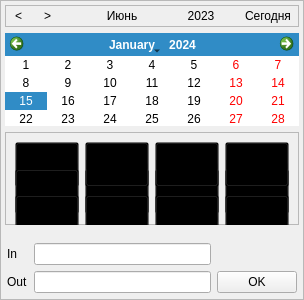
<?xml version="1.0" encoding="UTF-8"?>
<ui version="4.0">
 <class>CustomCalendar</class>
 <widget class="QFrame" name="CustomCalendar">
  <property name="geometry">
   <rect>
    <x>0</x>
    <y>0</y>
    <width>304</width>
    <height>300</height>
   </rect>
  </property>
  <property name="minimumSize">
   <size>
    <width>300</width>
    <height>300</height>
   </size>
  </property>
  <property name="maximumSize">
   <size>
    <width>304</width>
    <height>300</height>
   </size>
  </property>
  <property name="windowTitle">
   <string>Frame</string>
  </property>
  <layout class="QVBoxLayout" name="verticalLayout">
   <property name="spacing">
    <number>0</number>
   </property>
   <property name="leftMargin">
    <number>0</number>
   </property>
   <property name="topMargin">
    <number>0</number>
   </property>
   <property name="rightMargin">
    <number>0</number>
   </property>
   <property name="bottomMargin">
    <number>0</number>
   </property>
   <item>
    <widget class="QFrame" name="frame_3">
     <property name="frameShape">
      <enum>QFrame::StyledPanel</enum>
     </property>
     <property name="frameShadow">
      <enum>QFrame::Raised</enum>
     </property>
     <layout class="QVBoxLayout" name="verticalLayout_4">
      <property name="leftMargin">
       <number>4</number>
      </property>
      <property name="topMargin">
       <number>4</number>
      </property>
      <property name="rightMargin">
       <number>4</number>
      </property>
      <property name="bottomMargin">
       <number>4</number>
      </property>
      <item>
       <widget class="QFrame" name="frame">
        <property name="styleSheet">
         <string notr="true">QPushButton {
	padding: 2px 2px;
	border: none;
	background-color: transparent;
}</string>
        </property>
        <property name="frameShape">
         <enum>QFrame::StyledPanel</enum>
        </property>
        <property name="frameShadow">
         <enum>QFrame::Raised</enum>
        </property>
        <layout class="QHBoxLayout" name="horizontalLayout">
         <property name="spacing">
          <number>4</number>
         </property>
         <property name="leftMargin">
          <number>0</number>
         </property>
         <property name="topMargin">
          <number>0</number>
         </property>
         <property name="rightMargin">
          <number>0</number>
         </property>
         <property name="bottomMargin">
          <number>0</number>
         </property>
         <item>
          <widget class="QPushButton" name="smallBackBtn">
           <property name="sizePolicy">
            <sizepolicy hsizetype="Fixed" vsizetype="Fixed">
             <horstretch>0</horstretch>
             <verstretch>0</verstretch>
            </sizepolicy>
           </property>
           <property name="minimumSize">
            <size>
             <width>25</width>
             <height>0</height>
            </size>
           </property>
           <property name="maximumSize">
            <size>
             <width>25</width>
             <height>16777215</height>
            </size>
           </property>
           <property name="cursor">
            <cursorShape>PointingHandCursor</cursorShape>
           </property>
           <property name="focusPolicy">
            <enum>Qt::NoFocus</enum>
           </property>
           <property name="text">
            <string>&lt;</string>
           </property>
          </widget>
         </item>
         <item>
          <widget class="QPushButton" name="smallFwdBtn">
           <property name="sizePolicy">
            <sizepolicy hsizetype="Fixed" vsizetype="Fixed">
             <horstretch>0</horstretch>
             <verstretch>0</verstretch>
            </sizepolicy>
           </property>
           <property name="minimumSize">
            <size>
             <width>25</width>
             <height>0</height>
            </size>
           </property>
           <property name="maximumSize">
            <size>
             <width>25</width>
             <height>16777215</height>
            </size>
           </property>
           <property name="cursor">
            <cursorShape>PointingHandCursor</cursorShape>
           </property>
           <property name="focusPolicy">
            <enum>Qt::NoFocus</enum>
           </property>
           <property name="text">
            <string>&gt;</string>
           </property>
          </widget>
         </item>
         <item>
          <spacer name="horizontalSpacer">
           <property name="orientation">
            <enum>Qt::Horizontal</enum>
           </property>
           <property name="sizeHint" stdset="0">
            <size>
             <width>2</width>
             <height>20</height>
            </size>
           </property>
          </spacer>
         </item>
         <item>
          <widget class="QPushButton" name="btnMonth">
           <property name="sizePolicy">
            <sizepolicy hsizetype="Fixed" vsizetype="Fixed">
             <horstretch>0</horstretch>
             <verstretch>0</verstretch>
            </sizepolicy>
           </property>
           <property name="minimumSize">
            <size>
             <width>100</width>
             <height>0</height>
            </size>
           </property>
           <property name="maximumSize">
            <size>
             <width>100</width>
             <height>16777215</height>
            </size>
           </property>
           <property name="cursor">
            <cursorShape>PointingHandCursor</cursorShape>
           </property>
           <property name="focusPolicy">
            <enum>Qt::NoFocus</enum>
           </property>
           <property name="text">
            <string>Июнь</string>
           </property>
          </widget>
         </item>
         <item>
          <widget class="QPushButton" name="btnYear">
           <property name="sizePolicy">
            <sizepolicy hsizetype="Fixed" vsizetype="Fixed">
             <horstretch>0</horstretch>
             <verstretch>0</verstretch>
            </sizepolicy>
           </property>
           <property name="minimumSize">
            <size>
             <width>50</width>
             <height>0</height>
            </size>
           </property>
           <property name="maximumSize">
            <size>
             <width>50</width>
             <height>16777215</height>
            </size>
           </property>
           <property name="cursor">
            <cursorShape>PointingHandCursor</cursorShape>
           </property>
           <property name="focusPolicy">
            <enum>Qt::NoFocus</enum>
           </property>
           <property name="text">
            <string>2023</string>
           </property>
          </widget>
         </item>
         <item>
          <spacer name="horizontalSpacer_2">
           <property name="orientation">
            <enum>Qt::Horizontal</enum>
           </property>
           <property name="sizeHint" stdset="0">
            <size>
             <width>2</width>
             <height>20</height>
            </size>
           </property>
          </spacer>
         </item>
         <item>
          <widget class="QPushButton" name="todayBtn">
           <property name="sizePolicy">
            <sizepolicy hsizetype="Fixed" vsizetype="Fixed">
             <horstretch>0</horstretch>
             <verstretch>0</verstretch>
            </sizepolicy>
           </property>
           <property name="minimumSize">
            <size>
             <width>60</width>
             <height>0</height>
            </size>
           </property>
           <property name="maximumSize">
            <size>
             <width>75</width>
             <height>16777215</height>
            </size>
           </property>
           <property name="cursor">
            <cursorShape>PointingHandCursor</cursorShape>
           </property>
           <property name="focusPolicy">
            <enum>Qt::NoFocus</enum>
           </property>
           <property name="styleSheet">
            <string notr="true"/>
           </property>
           <property name="text">
            <string>Сегодня</string>
           </property>
          </widget>
         </item>
        </layout>
       </widget>
      </item>
      <item>
       <layout class="QVBoxLayout" name="verticalLayout_5">
        <property name="topMargin">
         <number>0</number>
        </property>
        <property name="bottomMargin">
         <number>10</number>
        </property>
        <item>
         <widget class="CustomCalendarWidget" name="calendarWidget">
          <property name="sizePolicy">
           <sizepolicy hsizetype="Preferred" vsizetype="Expanding">
            <horstretch>0</horstretch>
            <verstretch>0</verstretch>
           </sizepolicy>
          </property>
          <property name="focusPolicy">
           <enum>Qt::NoFocus</enum>
          </property>
          <property name="horizontalHeaderFormat">
           <enum>QCalendarWidget::ShortDayNames</enum>
          </property>
          <property name="verticalHeaderFormat">
           <enum>QCalendarWidget::NoVerticalHeader</enum>
          </property>
         </widget>
        </item>
        <item>
         <widget class="ScrollableCalendarFrame" name="buttonsFrame">
          <property name="sizePolicy">
           <sizepolicy hsizetype="Preferred" vsizetype="Expanding">
            <horstretch>0</horstretch>
            <verstretch>0</verstretch>
           </sizepolicy>
          </property>
          <property name="styleSheet">
           <string notr="true">QPushButton {
	padding: 0px;
	background-color: transparent;
}</string>
          </property>
          <property name="frameShape">
           <enum>QFrame::StyledPanel</enum>
          </property>
          <property name="frameShadow">
           <enum>QFrame::Raised</enum>
          </property>
          <layout class="QGridLayout" name="gridLayout">
           <item row="1" column="3">
            <widget class="QPushButton" name="btn8">
             <property name="minimumSize">
              <size>
               <width>0</width>
               <height>45</height>
              </size>
             </property>
             <property name="cursor">
              <cursorShape>PointingHandCursor</cursorShape>
             </property>
             <property name="focusPolicy">
              <enum>Qt::NoFocus</enum>
             </property>
             <property name="text">
              <string>PushButton</string>
             </property>
            </widget>
           </item>
           <item row="0" column="3">
            <widget class="QPushButton" name="btn4">
             <property name="minimumSize">
              <size>
               <width>0</width>
               <height>45</height>
              </size>
             </property>
             <property name="cursor">
              <cursorShape>PointingHandCursor</cursorShape>
             </property>
             <property name="focusPolicy">
              <enum>Qt::NoFocus</enum>
             </property>
             <property name="text">
              <string>PushButton</string>
             </property>
            </widget>
           </item>
           <item row="1" column="2">
            <widget class="QPushButton" name="btn7">
             <property name="minimumSize">
              <size>
               <width>0</width>
               <height>45</height>
              </size>
             </property>
             <property name="cursor">
              <cursorShape>PointingHandCursor</cursorShape>
             </property>
             <property name="focusPolicy">
              <enum>Qt::NoFocus</enum>
             </property>
             <property name="text">
              <string>PushButton</string>
             </property>
            </widget>
           </item>
           <item row="0" column="0">
            <widget class="QPushButton" name="btn1">
             <property name="minimumSize">
              <size>
               <width>0</width>
               <height>45</height>
              </size>
             </property>
             <property name="cursor">
              <cursorShape>PointingHandCursor</cursorShape>
             </property>
             <property name="focusPolicy">
              <enum>Qt::NoFocus</enum>
             </property>
             <property name="text">
              <string>PushButton</string>
             </property>
            </widget>
           </item>
           <item row="0" column="2">
            <widget class="QPushButton" name="btn3">
             <property name="minimumSize">
              <size>
               <width>0</width>
               <height>45</height>
              </size>
             </property>
             <property name="cursor">
              <cursorShape>PointingHandCursor</cursorShape>
             </property>
             <property name="focusPolicy">
              <enum>Qt::NoFocus</enum>
             </property>
             <property name="text">
              <string>PushButton</string>
             </property>
            </widget>
           </item>
           <item row="1" column="1">
            <widget class="QPushButton" name="btn6">
             <property name="minimumSize">
              <size>
               <width>0</width>
               <height>45</height>
              </size>
             </property>
             <property name="cursor">
              <cursorShape>PointingHandCursor</cursorShape>
             </property>
             <property name="focusPolicy">
              <enum>Qt::NoFocus</enum>
             </property>
             <property name="text">
              <string>PushButton</string>
             </property>
            </widget>
           </item>
           <item row="0" column="1">
            <widget class="QPushButton" name="btn2">
             <property name="minimumSize">
              <size>
               <width>0</width>
               <height>45</height>
              </size>
             </property>
             <property name="cursor">
              <cursorShape>PointingHandCursor</cursorShape>
             </property>
             <property name="focusPolicy">
              <enum>Qt::NoFocus</enum>
             </property>
             <property name="text">
              <string>PushButton</string>
             </property>
            </widget>
           </item>
           <item row="1" column="0">
            <widget class="QPushButton" name="btn5">
             <property name="minimumSize">
              <size>
               <width>0</width>
               <height>45</height>
              </size>
             </property>
             <property name="cursor">
              <cursorShape>PointingHandCursor</cursorShape>
             </property>
             <property name="focusPolicy">
              <enum>Qt::NoFocus</enum>
             </property>
             <property name="text">
              <string>PushButton</string>
             </property>
            </widget>
           </item>
           <item row="2" column="0">
            <widget class="QPushButton" name="btn9">
             <property name="minimumSize">
              <size>
               <width>0</width>
               <height>45</height>
              </size>
             </property>
             <property name="cursor">
              <cursorShape>PointingHandCursor</cursorShape>
             </property>
             <property name="focusPolicy">
              <enum>Qt::NoFocus</enum>
             </property>
             <property name="text">
              <string>PushButton</string>
             </property>
            </widget>
           </item>
           <item row="2" column="1">
            <widget class="QPushButton" name="btn10">
             <property name="minimumSize">
              <size>
               <width>0</width>
               <height>45</height>
              </size>
             </property>
             <property name="cursor">
              <cursorShape>PointingHandCursor</cursorShape>
             </property>
             <property name="focusPolicy">
              <enum>Qt::NoFocus</enum>
             </property>
             <property name="text">
              <string>PushButton</string>
             </property>
            </widget>
           </item>
           <item row="2" column="2">
            <widget class="QPushButton" name="btn11">
             <property name="minimumSize">
              <size>
               <width>0</width>
               <height>45</height>
              </size>
             </property>
             <property name="cursor">
              <cursorShape>PointingHandCursor</cursorShape>
             </property>
             <property name="focusPolicy">
              <enum>Qt::NoFocus</enum>
             </property>
             <property name="text">
              <string>PushButton</string>
             </property>
            </widget>
           </item>
           <item row="2" column="3">
            <widget class="QPushButton" name="btn12">
             <property name="minimumSize">
              <size>
               <width>0</width>
               <height>45</height>
              </size>
             </property>
             <property name="cursor">
              <cursorShape>PointingHandCursor</cursorShape>
             </property>
             <property name="focusPolicy">
              <enum>Qt::NoFocus</enum>
             </property>
             <property name="text">
              <string>PushButton</string>
             </property>
            </widget>
           </item>
          </layout>
         </widget>
        </item>
       </layout>
      </item>
      <item>
       <layout class="QHBoxLayout" name="horizontalLayout_2">
        <property name="topMargin">
         <number>0</number>
        </property>
        <item>
         <layout class="QGridLayout" name="gridLayout_2">
          <property name="leftMargin">
           <number>2</number>
          </property>
          <property name="topMargin">
           <number>2</number>
          </property>
          <property name="rightMargin">
           <number>2</number>
          </property>
          <property name="bottomMargin">
           <number>2</number>
          </property>
          <item row="1" column="0">
           <widget class="QLabel" name="OutLabel">
            <property name="text">
             <string>Out</string>
            </property>
           </widget>
          </item>
          <item row="0" column="0">
           <widget class="QLabel" name="InLabel">
            <property name="text">
             <string>In</string>
            </property>
           </widget>
          </item>
          <item row="1" column="2">
           <widget class="QPushButton" name="okBtn">
            <property name="cursor">
             <cursorShape>PointingHandCursor</cursorShape>
            </property>
            <property name="text">
             <string>OK</string>
            </property>
           </widget>
          </item>
          <item row="0" column="1">
           <widget class="CustomDateTimeEdit" name="inEdit"/>
          </item>
          <item row="1" column="1">
           <widget class="CustomDateTimeEdit" name="outEdit"/>
          </item>
         </layout>
        </item>
       </layout>
      </item>
     </layout>
    </widget>
   </item>
  </layout>
 </widget>
 <customwidgets>
  <customwidget>
   <class>CustomCalendarWidget</class>
   <extends>QCalendarWidget</extends>
   <header>CustomCalendar.h</header>
  </customwidget>
  <customwidget>
   <class>ScrollableCalendarFrame</class>
   <extends>QFrame</extends>
   <header>CustomCalendar.h</header>
   <container>1</container>
  </customwidget>
  <customwidget>
   <class>CustomDateTimeEdit</class>
   <extends>QLineEdit</extends>
   <header>CustomDateTimeEdit.h</header>
  </customwidget>
 </customwidgets>
 <resources/>
 <connections/>
</ui>
